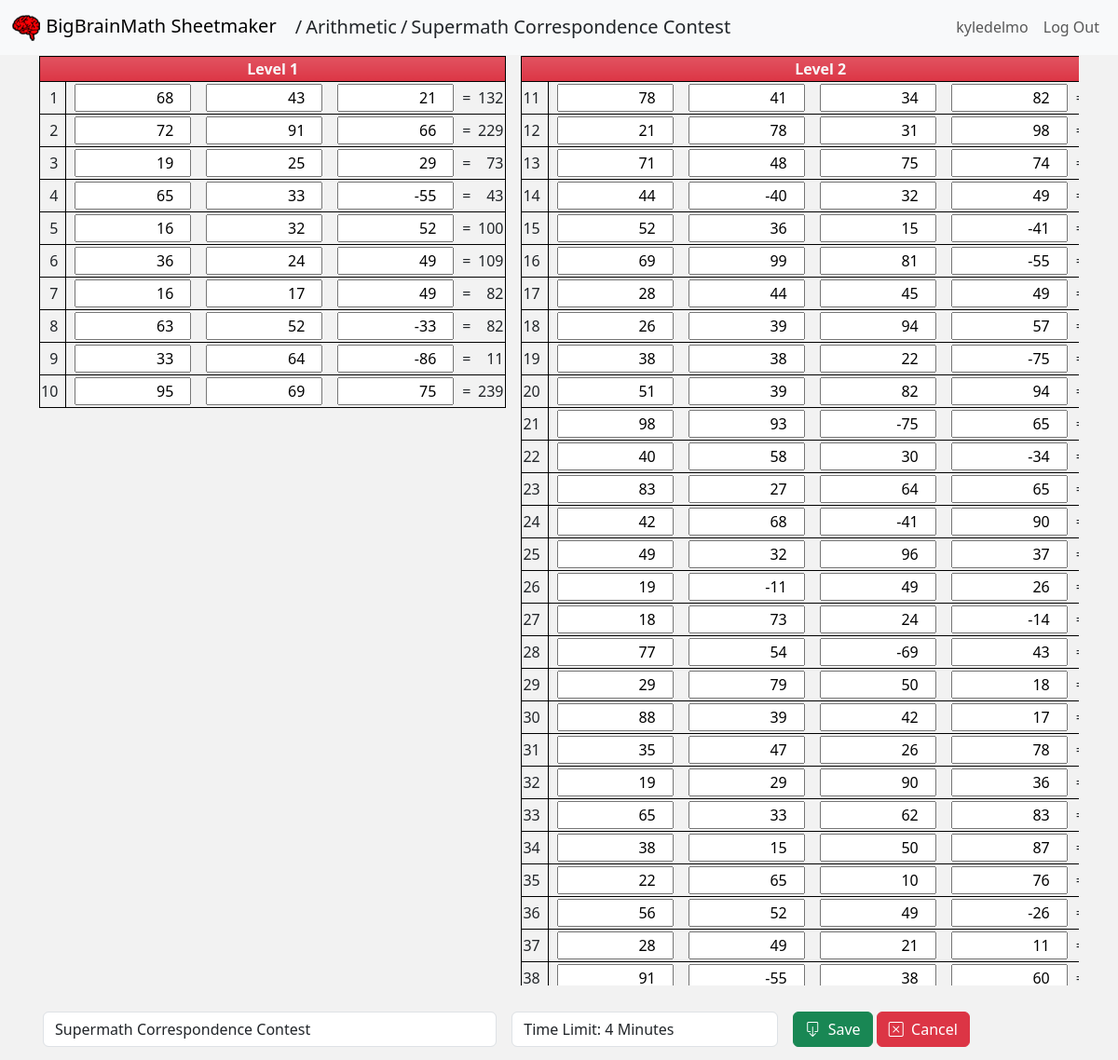
The page /arithmetic/17/edit (signed in) on the database its author committed.
### sheetmaker/models.py (models this page shows)
class Sheet(models.Model):
    user_id = models.PositiveIntegerField()
    sheet_name = models.CharField(max_length=50, default="Supermath Correspondence Contest")
    sheet_subname = models.CharField(max_length=50, default="Time Limit: 4 Minutes")
    problem_data = models.JSONField()
    sheet_type = models.CharField(max_length=20)
    created = models.DateTimeField(default=datetime.utcnow())
    modified = models.DateTimeField(default=datetime.utcnow())

class User(AbstractUser):
    pass

### sheetmaker/views.py (the view, shortened to what this page needs)
# urls.py: path('arithmetic/<int:id>/<str:action>', views.arithmetic_view, name='arithmetic_view'),
@login_required(login_url="/login")
@xframe_options_sameorigin
def arithmetic_view(request, id, action):
    pageTemplate = "sheetmaker/sheet_item.html"
    flat_list = []
    printData1 = []
    printData2 = []
    sheet = Sheet.objects.get(id=id)
    data = sheet
    if action == "edit":
        pageTemplate = "sheetmaker/sheet_item_edit.html"
    return render(request, pageTemplate, {
        "sheet_type": "Arithmetic",
        "breadcrumb": "arithmetic",
        "sheet_data": data
    })

### sheetmaker/templates/sheetmaker/sheet_item_edit.html (shortened to what this page needs)
{% extends "sheetmaker/layout.html" %}
{% block subtitle %}
    <span class="sub-title"><span class="px-1">/</span><a class="text-decoration-none text-nowrap text-dark" href="/{{breadcrumb}}">{{ sheet_type }}</a><span class="px-1">/</span><span class="text-nowrap">{{ sheet_data.sheet_name}}</span></span>
{% endblock %}
{% block body %}
    <div class="problem-sheet">
        {% if sheet_type == "Multiplication" %}
        <form class="form-editing" method="POST" action="{% url 'editMultiplication' %}">
            {% csrf_token %}
            <input type="hidden" value="{{ sheet_data.id }}" name="sheet_id">
            <div>
                <div class='grid item-detail-panel editing'>
                    {% for data in sheet_data.problem_data %}
                    <div class="animate__animated animate__fadeIn">
                        <table>
                            <thead>
                                <tr>
                                    <th class="text-light bg-danger bg-gradient bg-opacity-100" colspan="2">{{ data.levelName }}
                                    </th>
                                </tr>
                            </thead>
                            <tbody>
                                {% for problem in data.numberSet %}
                                <tr>
                                    <td>
                                        {{ problem.number }}
                                    </td>
                                    <td class="m_expression">
                                        <span>
                                            <input type="number" name="first" value="{{problem.first}}" min="0" max="99999" />
                                            x
                                            <input type="number" name="second" value="{{problem.second}}" min="0" max="99999" />
                                        </span>
                                        <span>=</span>
                                        <span class="answer">{{ problem.answer }}</span>
                                        <input type="hidden" name="answer" value="{{ problem.answer }}" />
                                    </td>
                                </tr>
                                {% endfor %}
                            </tbody>
                        </table>
                    </div>
                    {% endfor %}
                </div>
                <div class="footer-action-panel">
                    <div id="sheetNameContainer" class="row g-3 mt-2 p-1">
                        <div class="col-5">
                            <input name="sheet_name" type="text" class="form-control" placeholder="Enter sheet name" aria-label="Sheet name"
                                value="{{sheet_data.sheet_name}}">
                        </div>
                        <div class="col-3">
                            <input name="sheet_subname" type="text" class="form-control" placeholder="Enter subtitle" aria-label="Subtitle"
                                value="{{sheet_data.sheet_subname}}">
                        </div>
                        <div class="flex-none w-auto">
                            <button class="btn btn-success" type="submit">
                                <i class="bi bi-box-arrow-down"></i>&nbsp;&nbsp;Save
                            </button>
                            <a class="btn btn-danger" href="/multiplication/{{ sheet_data.id }}/view">
                                <i class="bi bi-x-square"></i>&nbsp;&nbsp;Cancel
                            </a>
                        </div>
                    </div>
                </div>
            </div>
        </form>
        {% elif sheet_type == "Arithmetic" %}
        <form class="form-editing arithmetic" onsubmit="return utils.validateArithmeticForm(this)" method="POST" action="{% url 'editArithmetic' %}">
            <div>
                <div class='grid item-detail-panel editing'>
                    {% for data in sheet_data.problem_data %}
                    <div class="animate__animated animate__fadeIn">
                        <table>
                            <thead>
                                <tr>
                                    <th class="text-light bg-danger bg-gradient bg-opacity-100" colspan="2">{{ data.levelName }}
                                    </th>
                                </tr>
                            </thead>
                            <tbody>
                                {% for problem in data.numberSet %}
                                <tr>
                                    <td>{{ problem.number }}</td>
                                    <td class="a_expression">
                                        <table>
                                            <tr>
                                                {% for num in problem.numbers %}
                                                <td class="px-2">
                                                    <input type="number" name="{{data.levelName}}_numbers" value="{{num}}" min="-99999" max="99999" />
                                                </td>
                                                {% endfor %}
                                                <td class="equal">=</td>
                                                <td class="answer">{{ problem.answer }}</td>
                                            </tr>
                                        </table>
                                    </td>
                                </tr>
                                {% endfor %}
                            </tbody>
                        </table>
                    </div>
                    {% endfor %}
                </div>
                <div class="footer-action-panel">
                    <div id="sheetNameContainer" class="row g-3 mt-2 p-1">
                        <div class="col-5">
                            <input name="sheet_name" type="text" class="form-control" placeholder="Enter sheet name" aria-label="Sheet name"
                                value="{{sheet_data.sheet_name}}">
                        </div>
                        <div class="col-3">
                            <input name="sheet_subname" type="text" class="form-control" placeholder="Enter subtitle" aria-label="Subtitle"
                                value="{{sheet_data.sheet_subname}}">
                        </div>
                        <div class="flex-none w-auto">
                            <button class="btn btn-success" type="submit">
                                <i class="bi bi-box-arrow-down"></i>&nbsp;&nbsp;Save
                            </button>
                            <a class="btn btn-danger" href="/arithmetic/{{ sheet_data.id }}/view">
                                <i class="bi bi-x-square"></i>&nbsp;&nbsp;Cancel
                            </a>
                        </div>
                    </div>
                </div>
            </div>
        </form>
        {% endif %}
    </div>
{% endblock %}

### sheetmaker/templates/sheetmaker/layout.html (shortened to what this page needs)
{% load static %}
<!DOCTYPE html>
<html lang="en">
<head>
    <link href="https://cdn.jsdelivr.net/npm/bootstrap@5.3.0-alpha1/dist/css/bootstrap.min.css" rel="stylesheet"
 />
    <link rel="stylesheet" href="https://cdn.jsdelivr.net/npm/bootstrap-icons@1.9.1/font/bootstrap-icons.css" />
    <link rel="stylesheet" href="https://cdnjs.cloudflare.com/ajax/libs/animate.css/4.1.1/animate.min.css" />
    <link href="{% static 'sheetmaker/styles.css' %}" rel="stylesheet" />
</head>
<body>
    <div class="main container">
        <nav class="navbar fixed-top navbar-expand-lg bg-body-tertiary">
            <div class="container-fluid">
                <a class="navbar-brand" href="{% url 'index' %}">
                    <img src="{% static 'sheetmaker/images/supersmallmath32.png' %}">
                    <span>BigBrainMath Sheetmaker</span>
                </a>
                <div>{% block subtitle %}{% endblock %}</div>
                <div class="collapse navbar-collapse justify-content-end" id="navbarNav">
                    <ul class="navbar-nav">
                        {% if not user.is_authenticated %}
                        <li class="nav-item user-label">
                            <a class="nav-link" href="{% url 'login' %}">Log In</a>
                        </li>
                        <li class="nav-item user-label">
                            <a class="nav-link" href="{% url 'register' %}">Register</a>
                        </li>
                        {% else %}
                        <li class="nav-item user-label">
                            <a class="nav-link">{{ user.username }}</a>
                        </li>
                        <li class="nav-item user-label">
                            <a class="nav-link" href="{% url 'logout' %}">Log Out</a>
                        </li>
                        {% endif %}
                    </ul>
                </div>
            </div>
        </nav>
        {% block body %}
        {% endblock %}
    </div>
</body>
</html>

### sheetmaker/static/sheetmaker/styles.css (style rules this page uses)
html, body { margin: 0; min-height: 100%; background-color: #f2f2f2; }
.main { height: 100vh; --webkit-user-select: none; user-select: none; }
.user-label { justify-content: right }
.sub-title { font-size: var(--bs-navbar-brand-font-size); }
.problem-sheet { text-align: center; margin-top: 60px; }
.problem-sheet div.grid.item-detail-panel { margin-bottom: 80px; }
.problem-sheet div.footer-action-panel { height: 80px; position: fixed; bottom: 0px; width: 100%; background: #f2f2f2; }
table, th, td, tr { border:1px solid black; }
.grid { display: grid; gap: 1rem; grid-auto-flow: column; grid-template-columns: auto auto auto auto auto; overflow: auto; }
.grid table { width: 100%; min-width: 180px; }
.grid table thead tr { background-color: red; }
.grid table tbody tr td:first-child { width: 35px; text-align: right; padding-right: 0.5em; }
.grid table tbody tr td { white-space: nowrap; }
.grid table tbody tr td:last-child { text-align: right; }
.grid table tbody tr td:last-child > table, .grid table tbody tr td:last-child > table tr, .grid table tbody tr td:last-child > table td { border-collapse: collapse; border: none; }
.grid table tbody tr td:last-child > table td.equal { width: 15px; }
.grid table tbody tr td:last-child > table td.answer { min-width: 35px; }
.grid.editing table tbody td input { text-align: right; }

### rows shown on the page
Sheet: sheet_type "Arithmetic", sheet_name "Supermath Correspondence Contest", sheet_subname "Time Limit: 4 Minutes"
User: username "kyledelmo"

### other values the page prints
{{ data.levelName }} "Level 1" "Level 2"
{{ problem.number }} "1" "2" "3" "4" "5" "6" "7" "8" "9" "10" "11" "12" "13" "14" "15" "16" "17" "18" "19" "20" "21" "22" "23" "24" "25" "26" "27" "28" "29" "30" "31" "32" "33" "34" "35" "36" "37" "38"
{{ problem.answer }} "132" "229" "73" "43" "100" "109" "82" "82" "11" "239"
